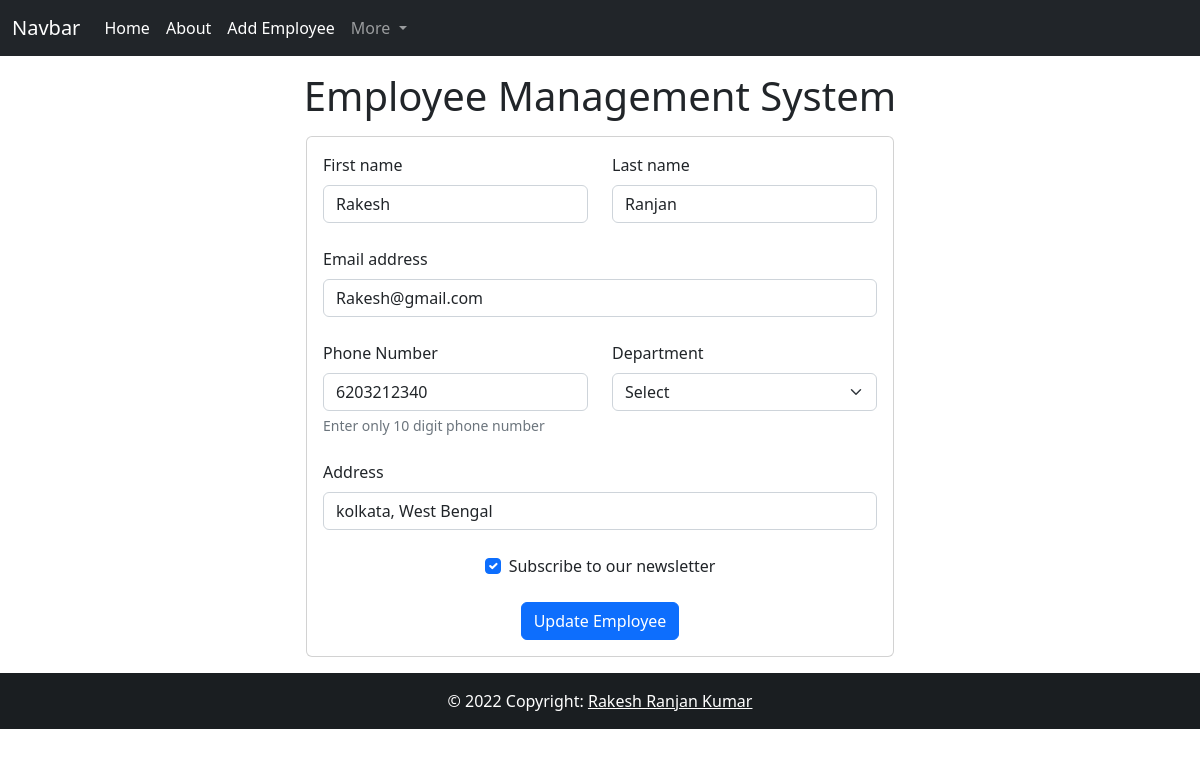
/emp/update-employee/2, run on the app's committed database.
### emp/models.py (models this page shows, shortened)
class Employee(models.Model):
    emp_id=models.AutoField(primary_key=True)
    first_name=models.CharField(max_length=150)
    last_name=models.CharField(max_length=150)
    email=models.CharField(max_length=120)
    phone=models.CharField(max_length=10)
    address=models.CharField(max_length=30)
    department=models.CharField(max_length=45)
    emp_isActive=models.BooleanField(default=True)

### emp/views.py (the view)
# urls.py: path('update-employee/<int:emp_id>', update_employee),
def update_employee(request, emp_id):
    employee=Employee.objects.get(pk=emp_id)
    return render(request, 'emp_tamplates/update_employee.html', {
        'employee':employee
    })

### templates/emp_tamplates/update_employee.html (shortened to what this page needs)
{% include 'emp_tamplates/emp_navbar.html' %}
<h1 class="text-center my-3">Employee Management System</h1>
<div class="coatiner">
    <div class="row">
        <div class="col-md-6 offset-md-3">
            <div class="card">
                <div class="card-body">
                    <form action="/emp/do-update-employee/{{employee.emp_id}}" method="POST">
                        <div class="row mb-4">
                            <div class="col">
                                <div class="form-outline">
                                    <label class="form-label" for="first_name">First name</label>
                                    <input type="text" id="first_name" name="first_name" class="form-control"
                                        placeholder="Sanjeev"
                                        value="{{employee.first_name}}" />
                                </div>
                            </div>
                            <div class="col">
                                <div class="form-outline">
                                    <label class="form-label" for="last_name">Last name</label>
                                    <input type="text" id="last_name" name="last_name" class="form-control"
                                        placeholder="Roy"
                                        value="{{employee.last_name}}"/>
                                </div>
                            </div>
                        </div>
                        <div class="form-outline mb-4">
                            <label class="form-label" for="employee_email">Email address</label>
                            <input type="email" id="employee_email" name="employee_email" class="form-control"
                                placeholder="abc@gmail.com"
                                value="{{employee.email}}" />
                        </div>
                        <div class="row mb-4">
                            <div class="col">
                                <div class="form-outline">
                                    <label class="form-label" for="employee_phone">Phone Number</label>
                                    <input type="text" id="employee_phone" name="employee_phone" class="form-control"
                                        placeholder="9876543210"
                                        value="{{employee.phone}}" />
                                    <div class="form-text">Enter only 10 digit phone number</div>
                                </div>
                            </div>
                            <div class="col">
                                <label for="employee_department" class="form-label">Department</label>
                                <select name="employee_department" id="employee_department" value="{{employee.department}}" class="form-select">
                                    <option>Select</option>
                                </select>
                            </div>
                        </div>
                        <div class="form-outline mb-4">
                            <label class="form-label" for="employee_address">Address</label>
                            <input type="text" id="employee_address" name="employee_address" class="form-control"
                                placeholder="Begusarai, Bihar"
                                value="{{employee.address}}" />
                        </div>
                        <div class="form-check d-flex justify-content-center mb-4">
                            <input class="form-check-input me-2" type="checkbox" value="{{employee.isActive}}" id="newsletter_checked"
                                name="newsletter_checked" {% if employee.emp_isActive %} checked {% endif %} />
                            <label class="form-check-label" for="newsletter_checked">
                                Subscribe to our newsletter
                            </label>
                        </div>
                        <div class="container text-center">
                            <button type="submit" class="btn btn-primary">Update Employee</button>
                        </div>
                    </form>
                </div>
            </div>
        </div>
    </div>
</div>
{% include 'emp_tamplates/emp_footer.html' %}

### data on the page
Employee: first_name "Rakesh", last_name "Ranjan", employee_email "Rakesh@gmail.com", employee_phone "6203212340", employee_department "Select", employee_address "kolkata, West Bengal", emp_isActive "☑"
